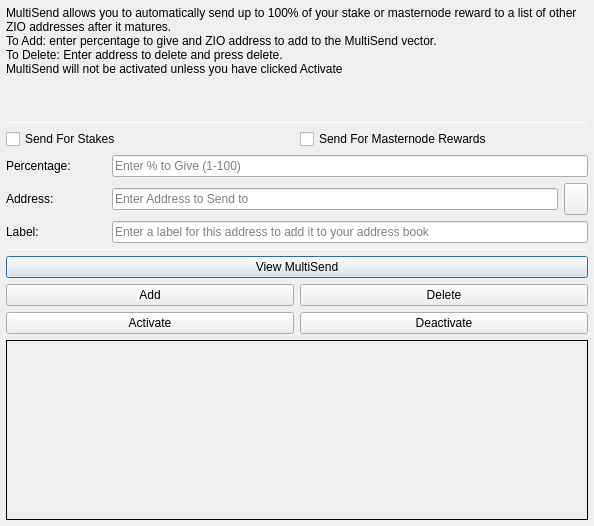
<?xml version="1.0" encoding="UTF-8"?>
<ui version="4.0">
 <class>MultiSendDialog</class>
 <widget class="QDialog" name="MultiSendDialog">
  <property name="windowModality">
   <enum>Qt::NonModal</enum>
  </property>
  <property name="geometry">
   <rect>
    <x>0</x>
    <y>0</y>
    <width>594</width>
    <height>526</height>
   </rect>
  </property>
  <property name="windowTitle">
   <string>MultiSend</string>
  </property>
  <layout class="QVBoxLayout" name="verticalLayout" stretch="0">
   <property name="leftMargin">
    <number>6</number>
   </property>
   <property name="topMargin">
    <number>6</number>
   </property>
   <property name="rightMargin">
    <number>6</number>
   </property>
   <property name="bottomMargin">
    <number>6</number>
   </property>
   <item>
    <layout class="QVBoxLayout" name="verticalLayout_Main" stretch="1,1,1,0,1,1,1">
     <item>
      <widget class="QLabel" name="label_2">
       <property name="lineWidth">
        <number>1</number>
       </property>
       <property name="text">
        <string>MultiSend allows you to automatically send up to 100% of your stake or masternode reward to a list of other ZIO addresses after it matures.
To Add: enter percentage to give and ZIO address to add to the MultiSend vector.
To Delete: Enter address to delete and press delete.
MultiSend will not be activated unless you have clicked Activate</string>
       </property>
       <property name="alignment">
        <set>Qt::AlignLeading|Qt::AlignLeft|Qt::AlignTop</set>
       </property>
       <property name="wordWrap">
        <bool>true</bool>
       </property>
      </widget>
     </item>
     <item>
      <widget class="Line" name="line">
       <property name="minimumSize">
        <size>
         <width>0</width>
         <height>1</height>
        </size>
       </property>
       <property name="maximumSize">
        <size>
         <width>16777215</width>
         <height>1</height>
        </size>
       </property>
       <property name="orientation">
        <enum>Qt::Horizontal</enum>
       </property>
      </widget>
     </item>
     <item>
      <layout class="QVBoxLayout" name="verticalLayout_Settings">
       <item>
        <layout class="QHBoxLayout" name="horizontalLayout">
         <item>
          <widget class="QCheckBox" name="multiSendStakeCheckBox">
           <property name="text">
            <string>Send For Stakes</string>
           </property>
          </widget>
         </item>
         <item>
          <widget class="QCheckBox" name="multiSendMasternodeCheckBox">
           <property name="text">
            <string>Send For Masternode Rewards</string>
           </property>
          </widget>
         </item>
        </layout>
       </item>
       <item>
        <layout class="QHBoxLayout" name="horizontalLayout_6">
         <item>
          <widget class="QLabel" name="label">
           <property name="minimumSize">
            <size>
             <width>100</width>
             <height>0</height>
            </size>
           </property>
           <property name="toolTip">
            <string>Percentage of stake to send</string>
           </property>
           <property name="text">
            <string>Percentage:</string>
           </property>
          </widget>
         </item>
         <item>
          <widget class="QLineEdit" name="multiSendPercentEdit">
           <property name="toolTip">
            <string>Enter whole numbers 1 - 100</string>
           </property>
           <property name="placeholderText">
            <string>Enter % to Give (1-100)</string>
           </property>
          </widget>
         </item>
        </layout>
       </item>
       <item>
        <layout class="QHBoxLayout" name="horizontalLayout_7">
         <item>
          <widget class="QLabel" name="label_5">
           <property name="minimumSize">
            <size>
             <width>100</width>
             <height>0</height>
            </size>
           </property>
           <property name="toolTip">
            <string>Address to send portion of stake to</string>
           </property>
           <property name="text">
            <string>Address:</string>
           </property>
          </widget>
         </item>
         <item>
          <widget class="QLineEdit" name="multiSendAddressEdit">
           <property name="toolTip">
            <string/>
           </property>
           <property name="placeholderText">
            <string>Enter Address to Send to</string>
           </property>
          </widget>
         </item>
         <item>
          <widget class="QToolButton" name="addressBookButton">
           <property name="maximumSize">
            <size>
             <width>16777215</width>
             <height>32</height>
            </size>
           </property>
           <property name="toolTip">
            <string>Choose an address from the address book</string>
           </property>
           <property name="text">
            <string/>
           </property>
           <property name="icon">
            <iconset resource="../ziocoin.qrc">
             <normaloff>:/icons/address-book</normaloff>:/icons/address-book</iconset>
           </property>
           <property name="shortcut">
            <string>Alt+A</string>
           </property>
          </widget>
         </item>
        </layout>
       </item>
      </layout>
     </item>
     <item>
      <layout class="QHBoxLayout" name="horizontalLayout_3">
       <item>
        <widget class="QLabel" name="label_3">
         <property name="minimumSize">
          <size>
           <width>100</width>
           <height>0</height>
          </size>
         </property>
         <property name="text">
          <string>Label:</string>
         </property>
        </widget>
       </item>
       <item>
        <widget class="QLineEdit" name="labelAddressLabelEdit">
         <property name="placeholderText">
          <string>Enter a label for this address to add it to your address book</string>
         </property>
        </widget>
       </item>
      </layout>
     </item>
     <item>
      <widget class="Line" name="line_2">
       <property name="minimumSize">
        <size>
         <width>0</width>
         <height>1</height>
        </size>
       </property>
       <property name="maximumSize">
        <size>
         <width>16777215</width>
         <height>1</height>
        </size>
       </property>
       <property name="orientation">
        <enum>Qt::Horizontal</enum>
       </property>
      </widget>
     </item>
     <item>
      <layout class="QVBoxLayout" name="verticalLayout_Buttons">
       <item>
        <layout class="QHBoxLayout" name="horizontalLayout_4">
         <item>
          <widget class="QPushButton" name="viewButton">
           <property name="toolTip">
            <string/>
           </property>
           <property name="statusTip">
            <string>View MultiSend Vector</string>
           </property>
           <property name="text">
            <string>View MultiSend</string>
           </property>
          </widget>
         </item>
        </layout>
       </item>
       <item>
        <layout class="QHBoxLayout" name="horizontalLayout_2">
         <item>
          <widget class="QPushButton" name="addButton">
           <property name="toolTip">
            <string/>
           </property>
           <property name="statusTip">
            <string>Add to MultiSend Vector</string>
           </property>
           <property name="text">
            <string>Add</string>
           </property>
          </widget>
         </item>
         <item>
          <widget class="QPushButton" name="deleteButton">
           <property name="toolTip">
            <string/>
           </property>
           <property name="statusTip">
            <string>Delete Address From MultiSend Vector</string>
           </property>
           <property name="text">
            <string>Delete</string>
           </property>
          </widget>
         </item>
        </layout>
       </item>
       <item>
        <layout class="QHBoxLayout" name="horizontalLayout_5">
         <item>
          <widget class="QPushButton" name="activateButton">
           <property name="statusTip">
            <string>Activate MultiSend</string>
           </property>
           <property name="text">
            <string>Activate</string>
           </property>
          </widget>
         </item>
         <item>
          <widget class="QPushButton" name="disableButton">
           <property name="statusTip">
            <string>Deactivate MultiSend</string>
           </property>
           <property name="text">
            <string>Deactivate</string>
           </property>
          </widget>
         </item>
        </layout>
       </item>
      </layout>
     </item>
     <item>
      <widget class="QLabel" name="message">
       <property name="minimumSize">
        <size>
         <width>0</width>
         <height>180</height>
        </size>
       </property>
       <property name="frameShape">
        <enum>QFrame::Panel</enum>
       </property>
       <property name="frameShadow">
        <enum>QFrame::Plain</enum>
       </property>
       <property name="lineWidth">
        <number>1</number>
       </property>
       <property name="midLineWidth">
        <number>1</number>
       </property>
       <property name="text">
        <string/>
       </property>
       <property name="alignment">
        <set>Qt::AlignLeading|Qt::AlignLeft|Qt::AlignTop</set>
       </property>
       <property name="wordWrap">
        <bool>true</bool>
       </property>
      </widget>
     </item>
    </layout>
   </item>
  </layout>
 </widget>
 <resources>
  <include location="../ziocoin.qrc"/>
 </resources>
 <connections/>
</ui>
